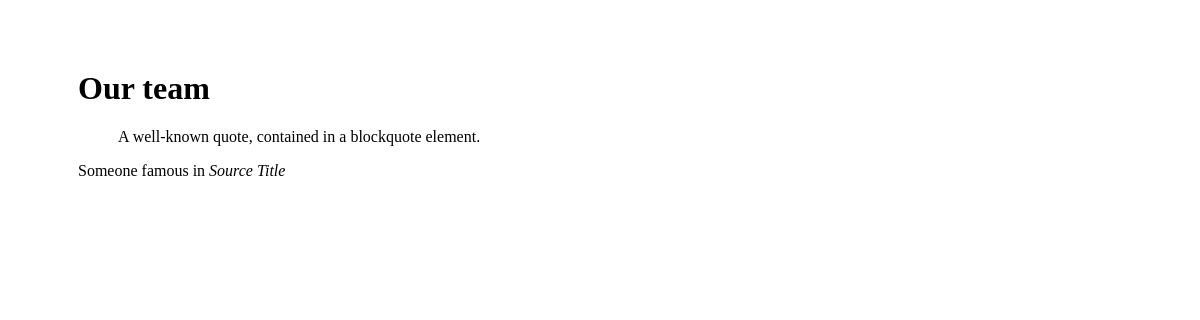
The app's page /public/pages/team_view.php, older data.
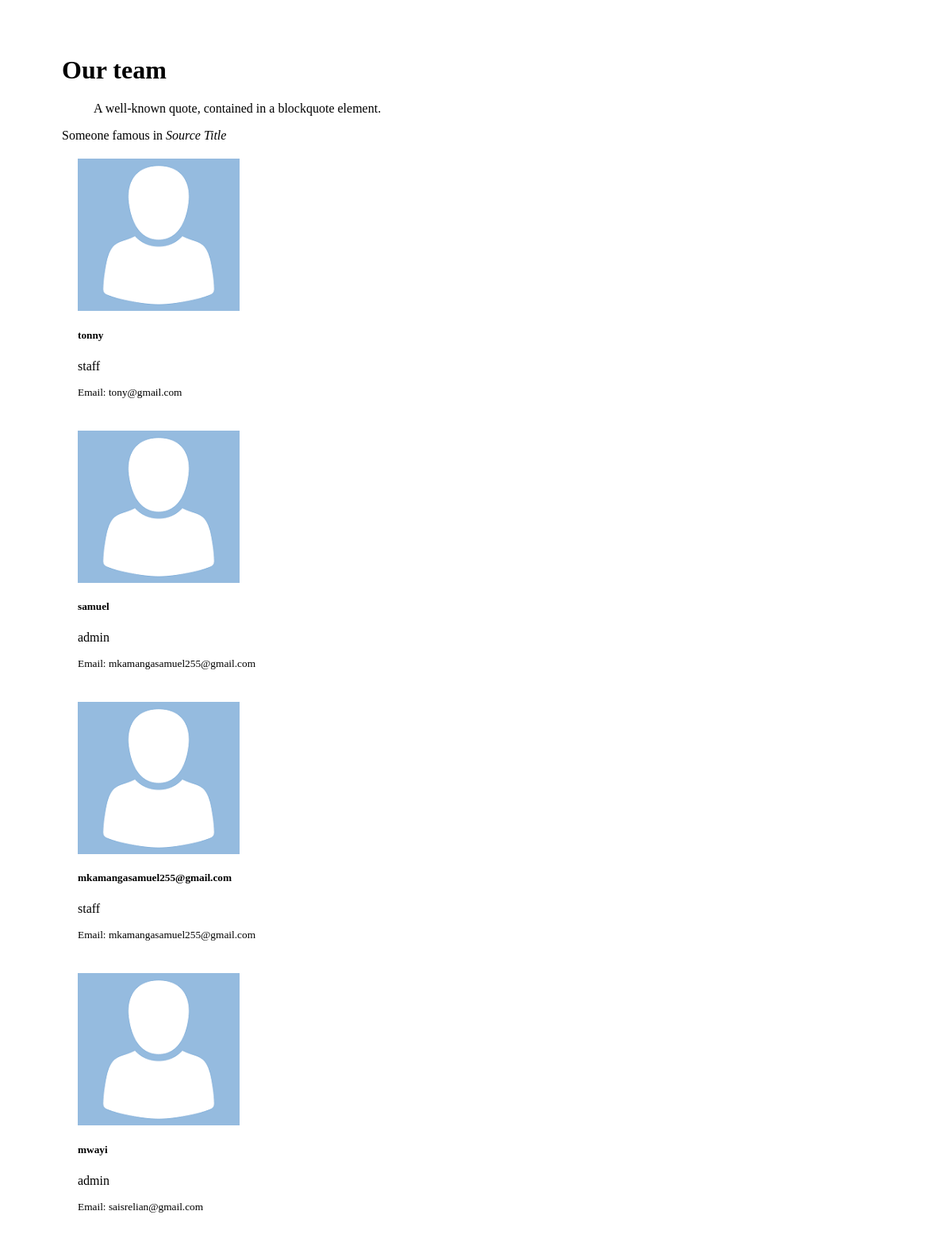
The same page, newer data.
### tables this page shows
CREATE TABLE "users" (
	"id"	INTEGER NOT NULL UNIQUE,
	"username"	TEXT NOT NULL UNIQUE,
	"email"	TEXT,
	"password"	TEXT,
	"type"	TEXT,
	"created_at"	TEXT NOT NULL,
	"updated_at"	TEXT NOT NULL,
	PRIMARY KEY("id" AUTOINCREMENT)
);

### app/controllers/Users.php (called while the page is built, shortened)
<?php
class Users
{
    public static function index()
    {
        $model = new Users_model;
        return   $model->getAll();
    }
}

### app/models/Users_model.php (called while the page is built)
<?php
class Users_model extends Database
{
    protected function getTableName(): string {
        return 'users';
    }
}

### app/Database.php (called while the page is built, shortened)
<?php
abstract class Database
{
    protected $pdo;
    public function __construct()
    {
        $pdo = new PDO('sqlite:database/database.sqlite');
        $this->pdo = $pdo;
    }
    public  function getAll()
    {
        $sql = "SELECT * FROM {$this->getTableName()}";
        try {
            $stmt = $this->pdo->query($sql);
            $result = $stmt->fetchAll(PDO::FETCH_ASSOC);
            if ($result) {
                return ['status' => 'success', 'data' => $result];
            } else {
                return ['status' => 'fail', 'message' => 'Unable to get data'];
            }
        } catch (PDOException $e) {
           return ['status' => 'error', 'message' => 'Query failed: ' . $e->getMessage()] ;
        }
    }
}

### public/pages/team_view.php (the view, shortened to what this page needs)
<figure class="text-center" style="margin: 70px;">
  <h1 class="p-4">Our team</h1>
  <blockquote class="blockquote">
    <p>A well-known quote, contained in a blockquote element.</p>
  </blockquote>
  <figcaption class="blockquote-footer">
    Someone famous in <cite title="Source Title">Source Title</cite>
  </figcaption>
  <div class="container text-center">
    <div class="row">
    <?php $u =Users::index();
    foreach ($u['data'] as $key => $value) {
      if ($value['type']=='staff' || $value['type']=='admin') {
        echo <<<HTML
              <div class="col">
                <div class="card" style="width: 18rem;">
                  <img src="assets/img/download.png" class="card-img-top" alt="...">
                  <div class="card-body">
                    <h5 class="card-title">{$value['username']}</h5>
                    <p class="card-text">{$value['type']}</p>
                    <small>Email: {$value['email']}</small>
                  </div>
                  <div class="card-body">
                  </div>
                </div>
              </div>
        HTML;
      }
    }
    ?>
    </div>
  </div>
</figure>

Row changes from the older to the newer data that the page shows:
added users: username "tonny", type "staff", email "tony@gmail.com"
added users: username "samuel", type "admin", email "mkamangasamuel255@gmail.com"
added users: username "mkamangasamuel255@gmail.com", type "staff", email "mkamangasamuel255@gmail.com"
added users: username "mwayi", type "admin", email "saisrelian@gmail.com"
